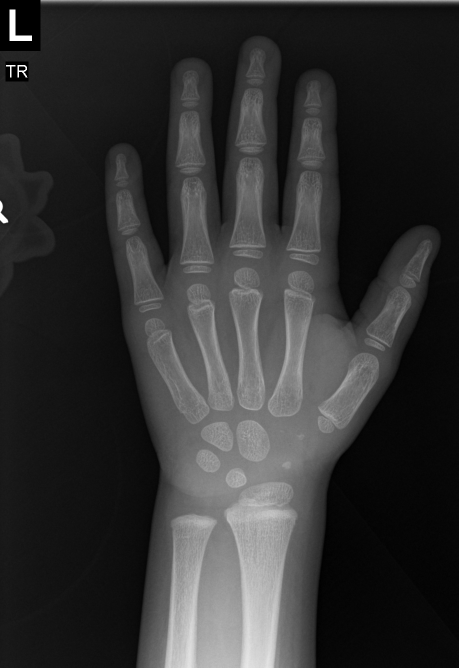
#> input picture sample-data/15605.png, 917 x 1335 px (shown at 1/2 size); its folder holds only this picture in this run
$ python process-data.py
#> lines starting #> are read from the running program, lines starting #| are printed output that depends on the picture
from PIL import Image
import cv2 as cv
import numpy as np
import glob
import os

desired_size = (256,256)
current_dir = os.getcwd()

input_folder_name = current_dir + "/sample-data/"
output_folder_name = current_dir + "/processed-data/"

# the regex that defines what images to process
files_regex ="*.png"

#Creating a new directory if does not exist
def createFolder():
    '''
    created the new folder to hold the new processed images.
    if the folder already exists does nothing and the data will be added to the currently existing folder
    '''
    try:
        if not os.path.isdir(output_folder_name):
            os.makedirs(output_folder_name, 777, exist_ok=True)
            print ("Successfully created the directory %s " % output_folder_name)
        else:
            print ("folder %s already exists, writing to the existing file. " % output_folder_name)
    except OSError:
        print ("Creation of the directory %s failed" % output_folder_name)


def processData():
    '''
    processes each images from input folder and saves it to output folder
    '''
    test_filelist = glob.glob(input_folder_name + files_regex) # returns a list of all the files in the folder that match the regex

    for i in range(len(test_filelist)):
        im = cv.imread(test_filelist[i])
#> im is the input picture: shape (1335, 917, 3); min 0, max 255, mean 49.8

        filename = test_filelist[i].split('\\')[-1]

        #resize images to the desired size
        new_im = cv.resize(im, desired_size)
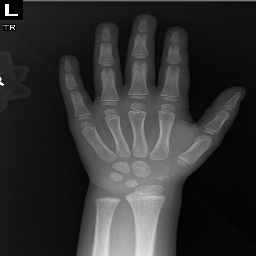
#> new_im: shape (256, 256, 3); min 0, max 255, mean 49.7

        # turn to gray scale
        new_im = cv.cvtColor(new_im, cv.COLOR_BGR2GRAY)
#> new_im: shape (256, 256)

        # CLAHE transformation
        clahe = cv.createCLAHE(clipLimit = 3)
        new_im = clahe.apply(new_im)
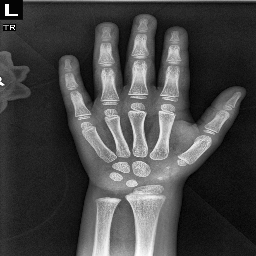
#> new_im: shape (256, 256); min 1, max 255, mean 69.7

        Image.fromarray(new_im).save(os.path.join(output_folder_name, 'grayscale-processed-' + filename), "PNG")


def main():
    createFolder()
    processData()


if __name__ == "__main__":
    main()

$ run again, on sample-data/15606.png
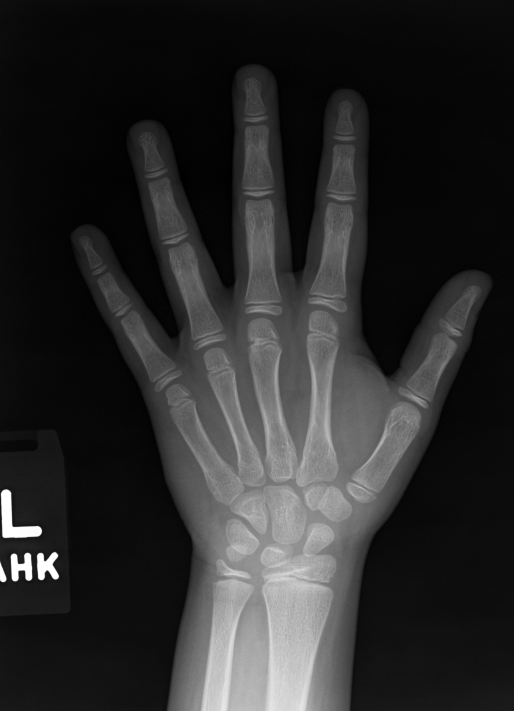
#> input picture sample-data/15606.png, 1027 x 1421 px (shown at 1/2 size)
#> in processData, im is the input picture: shape (1421, 1027, 3); min 0, max 255, mean 42.1
#> in processData, `new_im = cv.resize(im, desired_size)`:
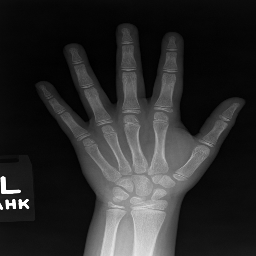
#> new_im: shape (256, 256, 3); min 0, max 255, mean 42
#> in processData, `new_im = clahe.apply(new_im)`:
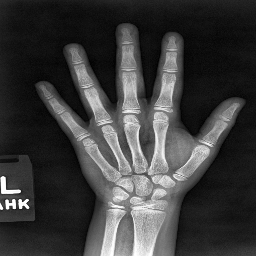
#> new_im: shape (256, 256); min 1, max 255, mean 60
